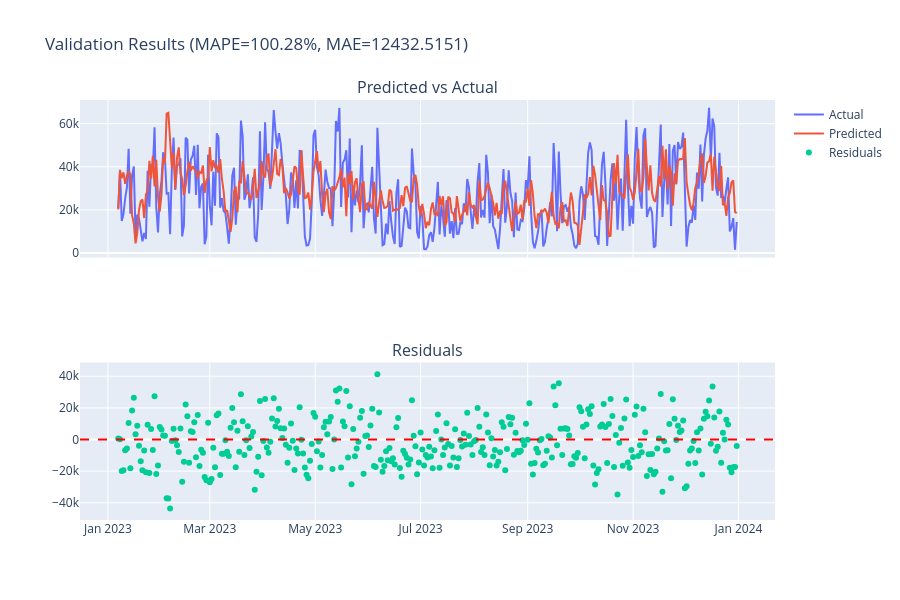

Notebook source saved alongside this figure:
### Markdown cell above
Comparing the models' performance against the testing data.

### Code cell
model.validate_model(df_train, df_test)

### Figure 1 — Plotly figure (JSON) as saved in the notebook; plotly's stock layout.template omitted (floating-point values rounded to 4 significant figures; data arrays with more than 128 entries replaced by an {"elided": "..."} marker saying what was removed)
{"data": [{"mode": "lines", "name": "Actual", "type": "scatter", "x": {"elided": "359 str values"}, "xaxis": "x", "y": {"elided": "359 float values"}, "yaxis": "y"}, {"mode": "lines", "name": "Predicted", "type": "scatter", "x": {"elided": "359 str values"}, "xaxis": "x", "y": {"elided": "359 float values"}, "yaxis": "y"}, {"mode": "markers", "name": "Residuals", "type": "scatter", "x": {"elided": "359 str values"}, "xaxis": "x2", "y": {"elided": "359 float values"}, "yaxis": "y2"}], "layout": {"annotations": [{"font": {"size": 16}, "showarrow": false, "text": "Predicted vs Actual", "x": 0.5, "xanchor": "center", "xref": "paper", "y": 1, "yanchor": "bottom", "yref": "paper"}, {"font": {"size": 16}, "showarrow": false, "text": "Residuals", "x": 0.5, "xanchor": "center", "xref": "paper", "y": 0.375, "yanchor": "bottom", "yref": "paper"}], "height": 600, "shapes": [{"line": {"color": "red", "dash": "dash"}, "type": "line", "x0": 0, "x1": 1, "xref": "x2 domain", "y0": 0, "y1": 0, "yref": "y2"}], "title": {"text": "Validation Results (MAPE=100.28%, MAE=12432.5151)"}, "width": 900, "xaxis": {"anchor": "y", "domain": [0, 1], "matches": "x2", "showticklabels": false}, "xaxis2": {"anchor": "y2", "domain": [0, 1]}, "yaxis": {"anchor": "x", "domain": [0.625, 1]}, "yaxis2": {"anchor": "x2", "domain": [0, 0.375]}}}
